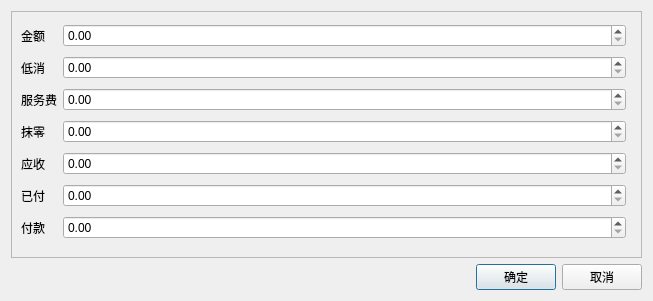
<?xml version="1.0" encoding="UTF-8"?>
<ui version="4.0">
 <class>w_scr_dish_pay_widget_service_manual</class>
 <widget class="QDialog" name="w_scr_dish_pay_widget_service_manual">
  <property name="geometry">
   <rect>
    <x>0</x>
    <y>0</y>
    <width>653</width>
    <height>301</height>
   </rect>
  </property>
  <property name="windowTitle">
   <string>Dialog</string>
  </property>
  <layout class="QVBoxLayout" name="verticalLayout">
   <item>
    <widget class="QFrame" name="frame">
     <property name="frameShape">
      <enum>QFrame::StyledPanel</enum>
     </property>
     <property name="frameShadow">
      <enum>QFrame::Raised</enum>
     </property>
     <property name="outer_stylesheet" stdset="0">
      <string>frame_detail_show</string>
     </property>
     <layout class="QGridLayout" name="gridLayout" columnstretch="0,1,0">
      <item row="0" column="2" rowspan="7">
       <widget class="lds_key3x4" name="widget" native="true"/>
      </item>
      <item row="6" column="0">
       <widget class="QLabel" name="label_5">
        <property name="text">
         <string>付款</string>
        </property>
       </widget>
      </item>
      <item row="0" column="1">
       <widget class="lds_doublespinbox" name="doubleSpinBox_num_cost"/>
      </item>
      <item row="2" column="1">
       <widget class="lds_doublespinbox" name="doubleSpinBox_num_service"/>
      </item>
      <item row="1" column="1">
       <widget class="lds_doublespinbox" name="doubleSpinBox_num_lowcost"/>
      </item>
      <item row="0" column="0">
       <widget class="QLabel" name="label_6">
        <property name="text">
         <string>金额</string>
        </property>
       </widget>
      </item>
      <item row="4" column="1">
       <widget class="lds_doublespinbox" name="doubleSpinBox_num_realreceive"/>
      </item>
      <item row="6" column="1">
       <widget class="lds_doublespinbox" name="doubleSpinBox_num_money"/>
      </item>
      <item row="5" column="1">
       <widget class="lds_doublespinbox" name="doubleSpinBox_num_paid"/>
      </item>
      <item row="4" column="0">
       <widget class="QLabel" name="label_3">
        <property name="text">
         <string>应收</string>
        </property>
       </widget>
      </item>
      <item row="1" column="0">
       <widget class="QLabel" name="label">
        <property name="text">
         <string>低消</string>
        </property>
       </widget>
      </item>
      <item row="5" column="0">
       <widget class="QLabel" name="label_4">
        <property name="text">
         <string>已付</string>
        </property>
       </widget>
      </item>
      <item row="2" column="0">
       <widget class="QLabel" name="label_2">
        <property name="text">
         <string>服务费</string>
        </property>
       </widget>
      </item>
      <item row="3" column="1">
       <widget class="lds_doublespinbox" name="doubleSpinBox_num_blotout"/>
      </item>
      <item row="3" column="0">
       <widget class="QLabel" name="label_7">
        <property name="text">
         <string>抹零</string>
        </property>
       </widget>
      </item>
     </layout>
    </widget>
   </item>
   <item>
    <layout class="QHBoxLayout" name="horizontalLayout">
     <item>
      <spacer name="horizontalSpacer">
       <property name="orientation">
        <enum>Qt::Horizontal</enum>
       </property>
       <property name="sizeHint" stdset="0">
        <size>
         <width>40</width>
         <height>20</height>
        </size>
       </property>
      </spacer>
     </item>
     <item>
      <widget class="lds_toolbar_button" name="pushButton_ok">
       <property name="text">
        <string>确定</string>
       </property>
       <property name="outer_stylesheet" stdset="0">
        <string>pushbutton</string>
       </property>
      </widget>
     </item>
     <item>
      <widget class="lds_toolbar_button" name="pushButton_cancel">
       <property name="text">
        <string>取消</string>
       </property>
       <property name="outer_stylesheet" stdset="0">
        <string>pushbutton</string>
       </property>
      </widget>
     </item>
    </layout>
   </item>
  </layout>
 </widget>
 <customwidgets>
  <customwidget>
   <class>lds_toolbar_button</class>
   <extends>QPushButton</extends>
   <header>lds_toolbar_button.h</header>
  </customwidget>
  <customwidget>
   <class>lds_doublespinbox</class>
   <extends>QDoubleSpinBox</extends>
   <header>lds_doublespinbox.h</header>
  </customwidget>
  <customwidget>
   <class>lds_key3x4</class>
   <extends>QWidget</extends>
   <header>lds_key3x4.h</header>
   <container>1</container>
  </customwidget>
 </customwidgets>
 <resources/>
 <connections/>
</ui>
